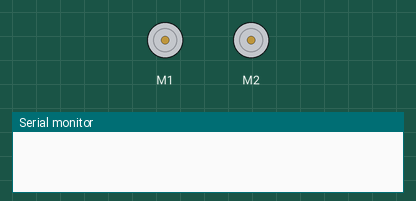
Recording of a sketch running on a simulated Arduino Uno, built for the host (arithmetic inside an expression is 32-bit, double 64-bit). Parts: 2 × DC motor (green arrow = forward, orange = backward, longer = faster), the last lines printed to the serial monitor.

Above: at 0.0 s.
At 4.6 s:
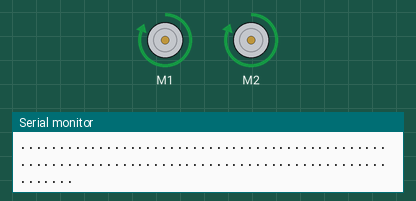
At 10.8 s:
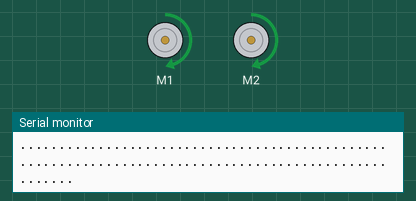
At 20.4 s:
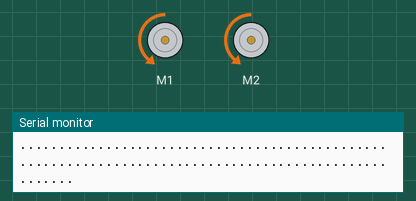
Timing chart, 0 to 24.4 s (numbered marks = the images above):
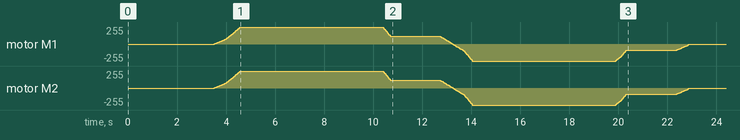

The sketch:

sketch_jan17a.ino
```cpp
#include <Arduino.h>
#include <avr/io.h>
#include <Sabertooth.h>

// define variables
unsigned long current_time_millis;
unsigned long starting_time_millis;
unsigned long x_var;
int current_speed = 0;
double gradient = 0.002;

// define functions
void set_speed(int cmd_speed);

//intialise functions
Sabertooth ST(128);


void setup() {
  SabertoothTXPinSerial.begin(9600); // 9600 is the default baud rate for Sabertooth packet serial.
  ST.autobaud();
  delay(1000);

  set_speed(127);
  Serial.println(".....................................................................................................");
  delay(2000);

  set_speed(200);
  Serial.println(".....................................................................................................");
  delay(2000);

  set_speed(60);
  Serial.println(".....................................................................................................");
  delay(2000);

  set_speed(-127);
  Serial.println(".....................................................................................................");
  delay(2000);

  set_speed(-200);
  Serial.println(".....................................................................................................");
  delay(2000);

  set_speed(-50);
  Serial.println(".....................................................................................................");
  delay(2000);

  set_speed(0);
  Serial.println(".....................................................................................................");
  delay(2000);
}

void loop() {
  delay(1000);
}

void set_speed(int cmd_speed){
  if(cmd_speed > current_speed){
    if (gradient < 0){
      gradient = -gradient;
    }

    starting_time_millis = millis();
    while (cmd_speed > current_speed){
      current_time_millis = millis();
      x_var = current_time_millis - starting_time_millis;
      current_speed = int(gradient * x_var + current_speed);
      delay(5);
      ST.motor(1, current_speed);
      ST.motor(2, current_speed);
    }
  }

  else{
    if (gradient > 0){
      gradient = -gradient;
    }

    starting_time_millis = millis();
    while (cmd_speed < current_speed){
      current_time_millis = millis();
      x_var = current_time_millis - starting_time_millis;
      current_speed = int(gradient * x_var + current_speed);
      delay(1);
      Serial.print(x_var);
      Serial.print("\t\t");
      Serial.println(current_speed);
      ST.motor(1, current_speed);
      ST.motor(2, current_speed);
    }
  }
}  
```
